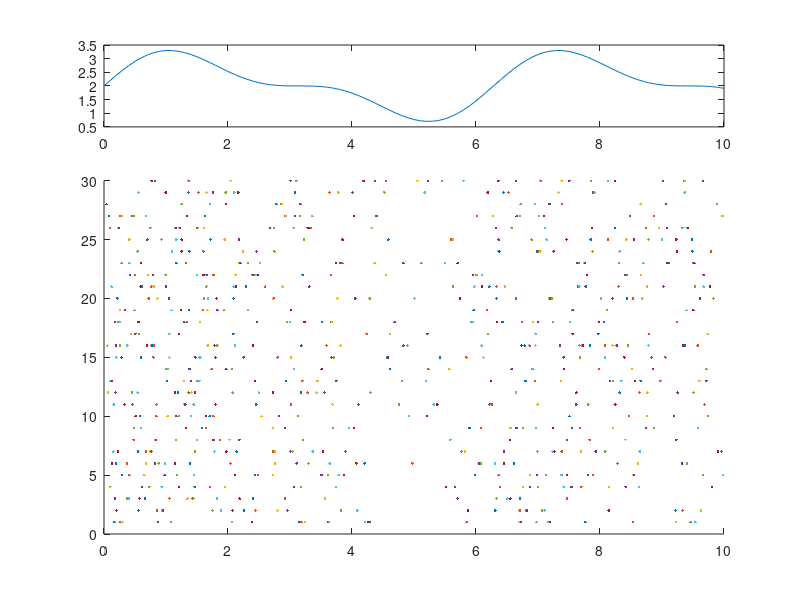

The MATLAB script that drew this image:
clear all; close all;
  
T = 10;
M = 30;
t = 0:0.1:T;
 
lambda = 2 + sin(t) + sin(2.*t)./2;

% display rate function
subplot(4,1,1);
plot(t, lambda);

%Ingegration of lambda(t)
F = inline('5/4 + 2*s - cos(s) - cos(2*s)/4');
%Derivative of F
DF = inline('2 + sin(s) + sin(2*s)/2');
 
for i=1:M
    
    k(i) = poissrnd(1*F(T));
    x = rand(1,k(i))*F(T);
    npp{i} = sort(x);
    
    %Newton-Raphson algorithm to estimate F^(-1)
 
    for j = 1:length(npp{i})
        
        x = T/2; % initial position
        ind = 0;
        while ind < 100
            ind = ind+1;
            x_new = x - (F(x)-npp{i}(j))/DF(x);
            d = abs(x_new-x);
            if d<1e-3;
                break;
            end
            x = x_new;
        end
        ipp{i}(j) = x; 
    end;
       
end;
 
for i = 1:30
subplot(4,1,2:4)
hold on;
plot(ipp{i},i,'.');
end;


